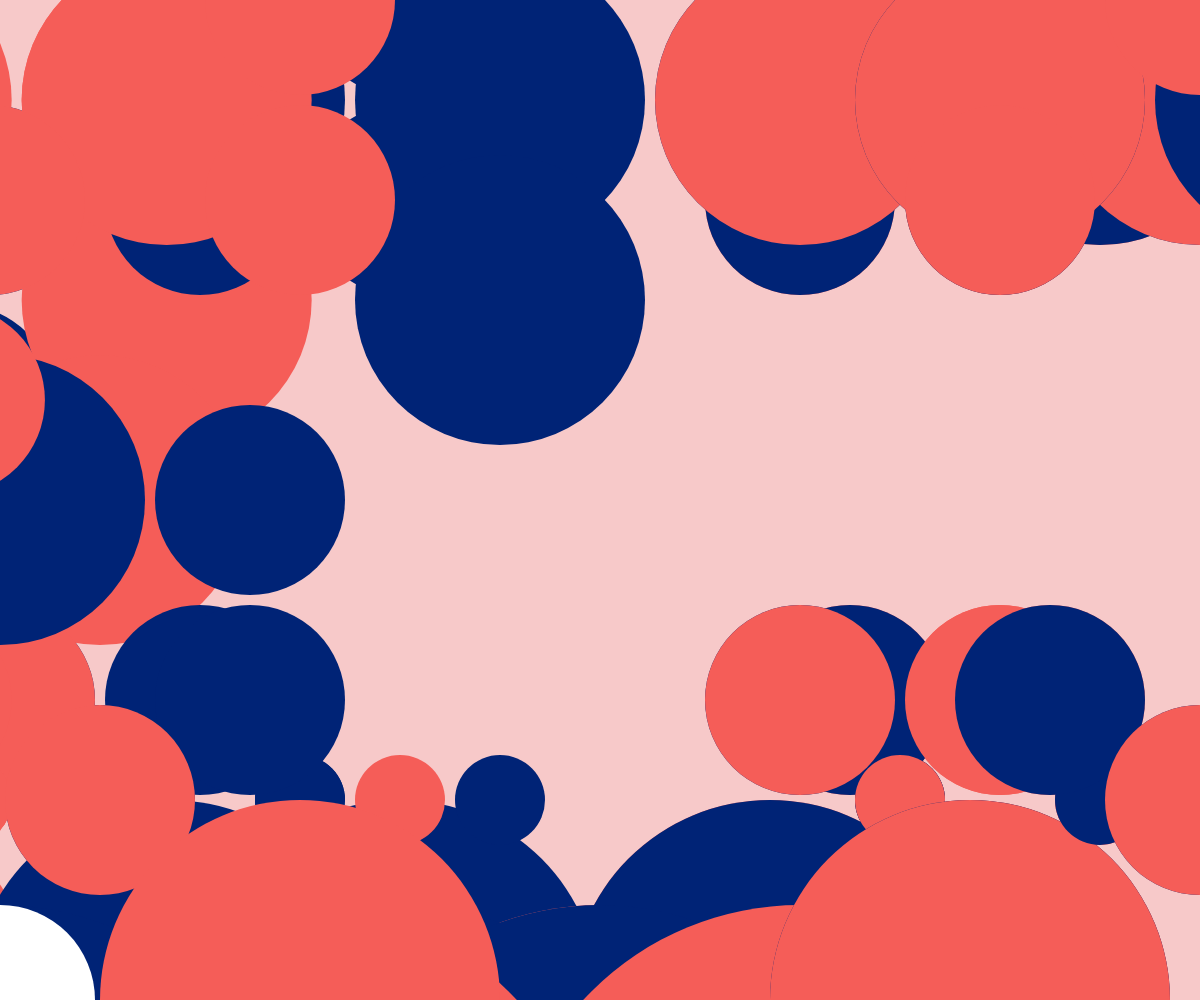
Frame 1 (no input)
Frame 60 (no input): identical to frame 1, image omitted
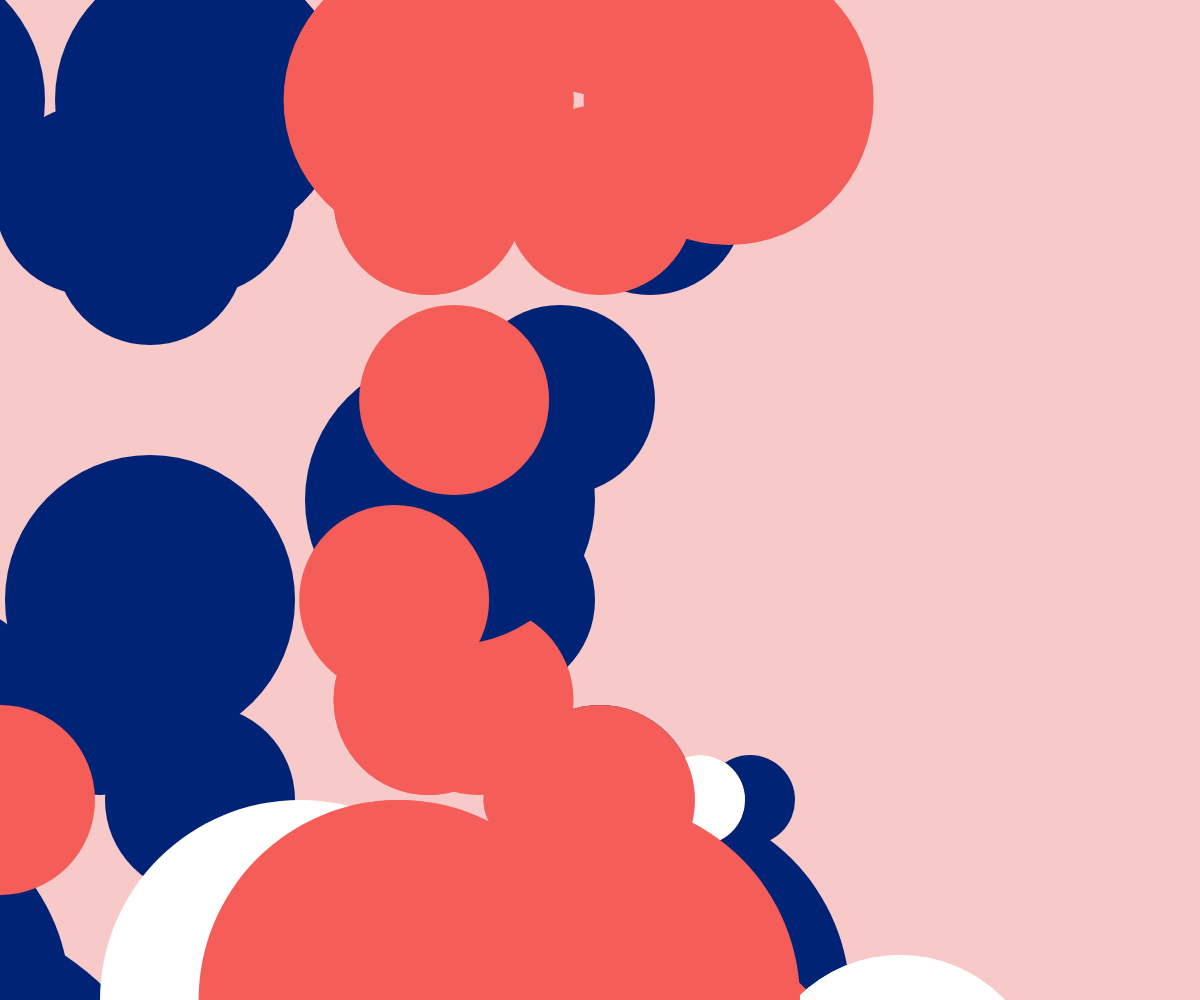
Frame 120 (the mouse pressed at the canvas centre since frame 60)

The p5.js sketch that drew these frames (run headless with seeded random() and noise() and a simulated clock; from frame 60 on, the mouse is pressed at the canvas centre):

// p5.js sketch
// ── sketch.js
function setup() {
  createCanvas(windowWidth, windowHeight);
}

function draw() {
  fill('#002376');
  noStroke();
  let moveSun = map(mouseX, 0, width, width, 0);
  let moveSun1 = map(mouseX, 0, 300, width, 0);
  let moveSun2 = map(mouseY, 0, height, 0, width);
  let moveSun3 = map(mouseY, 0, height, 0, 200);
  let moveSun4 = map(mouseX, 0, width, 400, 900);
  let moveSun5 = map(mouseX, 0, 600, 800, -100);
  let moveSun6 = map(mouseX, 0, 400, 200, 1200);
  let moveSun7 = map(mouseY, 0, 350, 1000, 0);
  let moveSun8 = map(mouseX, 400, width, 0, 600);
  let moveSun10 = map(mouseX, 0, width, 0, width);

  let moveSunWhite = map(mouseX, 0, width, width, 0);
  let moveSun1White = map(-mouseX, 0, 300, width, 200);
  let moveSun2White = map(mouseY, 10, width, 0, width);
  let moveSun3White = map(-mouseY, 0, height, 0, 200);
  let moveSun4White = map(mouseX, 200, width, 400, 900);
  let moveSun5White = map(-mouseX, 0, 600, 800, -100);
  let moveSun6White = map(-mouseX, 100, 400, 200, 1200);
  let moveSun7White = map(mouseY, 0, 350, 1000, 600);
  let moveSun8White = map(-mouseX, 400, width, 0, 400);
  background('#F7C9C9');
  ellipse(moveSun, 0, 190);

  ellipse(moveSun, 800, 190);

  ellipse(moveSun3 + 100, 800, 190);
  ellipse(moveSun3 - 10, 200, 190);
  ellipse(moveSun2 - 40, 400, 190);
  ellipse(moveSun2 - 100, 600, 190);
  ellipse(moveSun4, 0, 190);

  ellipse(moveSun4, 200, 190);
  ellipse(moveSun4, 1000, 400);
  // text('send   help', width / 2, height / 2);

  fill('#F55D58');
  ellipse(moveSun5White, 200, 190);
  ellipse(moveSun5White - 30, 1000, 400);

  ellipse(moveSun5White - 200, width, 590);
  ellipse(moveSun5White + 100, 800, 90);

  ellipse(moveSun5White + 300, 100, 290);
  ellipse(moveSun5White + 50, 700, 190);

  fill('#002376');
  ellipse(moveSun4, width, 590);
  ellipse(moveSun4 + 100, 800, 90);

  ellipse(moveSun1, 100, 290);
  ellipse(moveSun3, 700, 190);

  ellipse(moveSun5, 200, 190);

  //
  fill('#F55D58');
  ellipse(moveSun6White - 200, width, 590);
  ellipse(moveSun6White + 100, 800, 90);

  ellipse(moveSun6White + 300, 100, 290);
  ellipse(moveSun6White + 50, 700, 190);

  ellipse(moveSun7White, 100, 290);
  ellipse(moveSun7White, 700, 190);

  ellipse(moveSun7White, 200, 190);
  ellipse(moveSun7White - 30, 1000, 400);

  ellipse(moveSun7White - 200, width, 90);
  ellipse(moveSun7White + 100, 800, 90);

  ellipse(moveSun7White + 300, 100, 290);
  ellipse(moveSun7White + 50, 700, 190);
  //
  fill('#002376');
  ellipse(moveSun5 - 30, 1000, 400);

  ellipse(moveSun5 - 200, width, 590);
  ellipse(moveSun5 + 100, 800, 90);

  ellipse(moveSun5 + 300, 100, 290);
  ellipse(moveSun5 + 50, 700, 190);

  ellipse(moveSun5, width, 590);
  ellipse(moveSun5 + 100, 800, 90);
  ellipse(moveSun5, 100, 290);
  ellipse(moveSun5, 700, 190);
//
  fill('#F55D58');
  ellipse(moveSun6White + 300, 300, 290);
  ellipse(moveSun6White + 50, 500, 190);

  ellipse(moveSun8White, 600, 290);
  ellipse(moveSun8White, 250, 190);

  ellipse(moveSun8White, 200, 190);
  ellipse(moveSun8White - 30, 1400, 400);

  ellipse(moveSun8White - 200, width, 90);
  ellipse(moveSun8White + 100, 1800, 290);

  ellipse(moveSun8White + 300, 500, 290);
  ellipse(moveSun8White + 50, 200, 190);
  ellipse(moveSun4White, width, 590);
  ellipse(moveSun4White + 100, 800, 90);

  ellipse(moveSun1White, 100, 290);
  ellipse(moveSun3White, 700, 190);

  ellipse(moveSun5White, width, 590);
  ellipse(moveSun5White + 100, 800, 90);
  ellipse(moveSun5White, 100, 290);
  ellipse(moveSun5White, 700, 190);

  ellipse(moveSun6White, width, 590);
  ellipse(moveSun6White + 100, 800, 90);
  ellipse(moveSun6White, 100, 290);
  ellipse(moveSun6White, 700, 190);

  ellipse(moveSun6White, 200, 190);
  ellipse(moveSun6White - 30, 1000, 400);
  //
  fill('#002376');
  ellipse(moveSun6, width, 590);
  ellipse(moveSun6 + 100, 800, 90);
  ellipse(moveSun6, 100, 290);
  ellipse(moveSun6, 700, 190);

  ellipse(moveSun6, 200, 190);
  ellipse(moveSun6 - 30, 1000, 400);

  ellipse(moveSun6 - 200, width, 590);
  ellipse(moveSun6 + 100, 800, 90);

  ellipse(moveSun6 + 300, 100, 290);
  ellipse(moveSun6 + 50, 700, 190);

  ellipse(moveSun7, 100, 290);
  ellipse(moveSun7, 1700, 190);

  ellipse(moveSun7, 200, 190);
  ellipse(moveSun7 - 30, 1000, 400);

  //
  fill('##002376');
  ellipse(moveSun10 - 200, width, 590);
  ellipse(moveSun10 + 100, 800, 90);

  ellipse(moveSun10 + 300, 1100, 290);
  ellipse(moveSun10 + 50, 1700, 190);


  //
  ellipse(moveSun10 + 300, 1100, 290);
  ellipse(moveSun10 + 50, 1300, 190);

  ellipse(moveSun10, 1500, 290);
  ellipse(moveSun10, 1000, 190);

  ellipse(moveSun10, 1200, 190);
  ellipse(moveSun10 - 300, 1000, 400);

  //
  fill('#F55D58');
  ellipse(moveSun6White - 200, width, 590);
  ellipse(moveSun6White + 100, 800, 90);

  ellipse(moveSun6White + 300, 100, 290);
  ellipse(moveSun6White + 50, 700, 190);

  ellipse(moveSun7White, 100, 290);
  ellipse(moveSun7White, 700, 190);

  ellipse(moveSun7White, 200, 190);
  ellipse(moveSun7White - 30, 1000, 400);

  ellipse(moveSun7White - 200, width, 90);
  ellipse(moveSun7White + 100, 800, 90);
  //
  fill('#002376');
  ellipse(moveSun7 - 200, width, 90);
  ellipse(moveSun7 + 100, 800, 90);

  ellipse(moveSun7 + 300, 100, 290);
  ellipse(moveSun7 + 50, 700, 190);
  ellipse(moveSun6 + 300, 300, 290);
  ellipse(moveSun6 + 50, 500, 190);

  ellipse(moveSun8, 600, 290);
  ellipse(moveSun8, 250, 190);

  ellipse(moveSun8, 200, 190);
  ellipse(moveSun8 - 30, 1400, 400);

  ellipse(moveSun8 - 200, width, 90);
  ellipse(moveSun8 + 100, 1800, 290);

  ellipse(moveSun8 + 300, 500, 290);
  ellipse(moveSun8 + 50, 200, 190);

  fill('#F55D58');



  ellipse(moveSunWhite, 0, 190);

  ellipse(moveSunWhite, 800, 190);

  ellipse(moveSun3White + 100, 800, 190);
  ellipse(moveSun3White - 10, 200, 190);
  ellipse(moveSun2White - 40, 400, 190);
  ellipse(moveSun2White - 100, 600, 190);
  ellipse(moveSun4White, 0, 190);

  ellipse(moveSun4White, 200, 190);
  ellipse(moveSun4White, 1000, 400);
  // text('send   help', width / 2, height / 2);




}

function windowResized() {
  resizeCanvas(windowWidth, windowHeight);
}

// ── anime.js
// function openbox(){
//
//   display = document.getElementByClass('icon').style.display;
//   if(display =='inline-block'){
//      document.getElementByClass('icon').style.display='none';
//   } else{
//      document.getElementByClass('icon').style.display='inline-block';
//   }

function openMenu() {
  document.getElementById('sidebar').classList.toggle('active');

}
